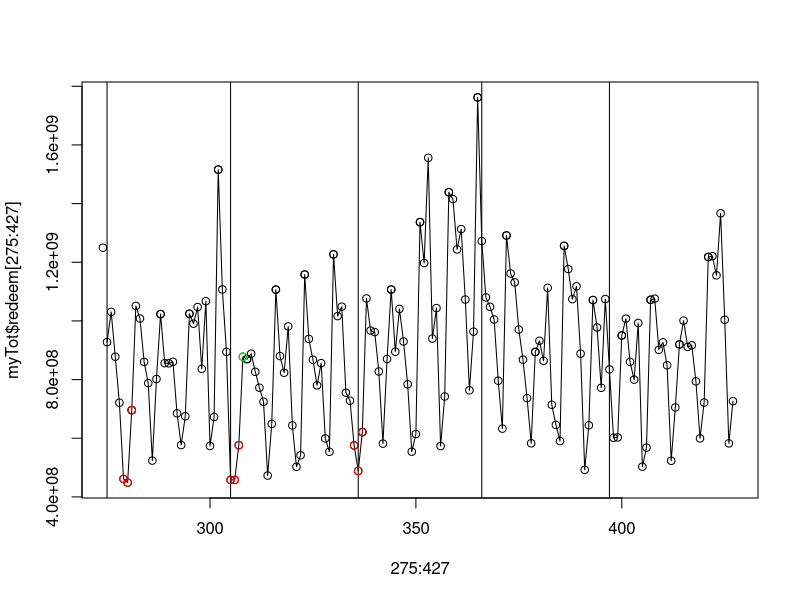
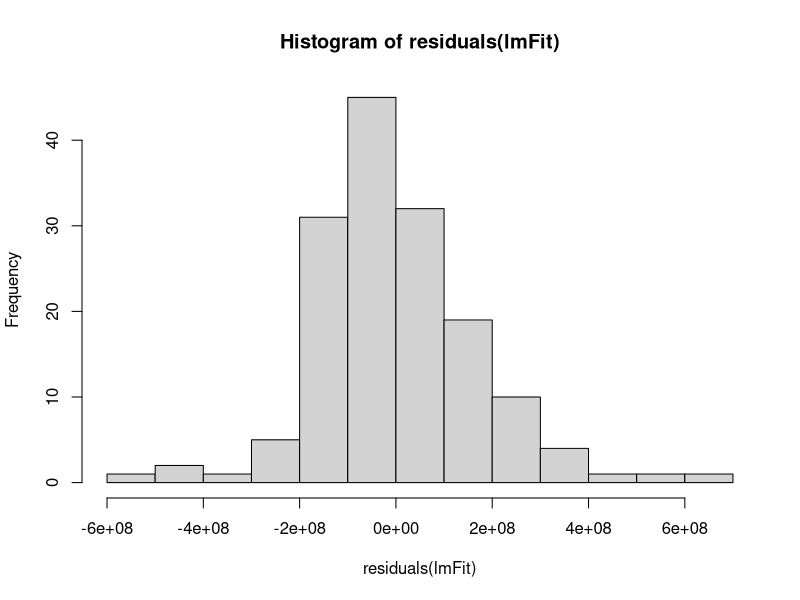
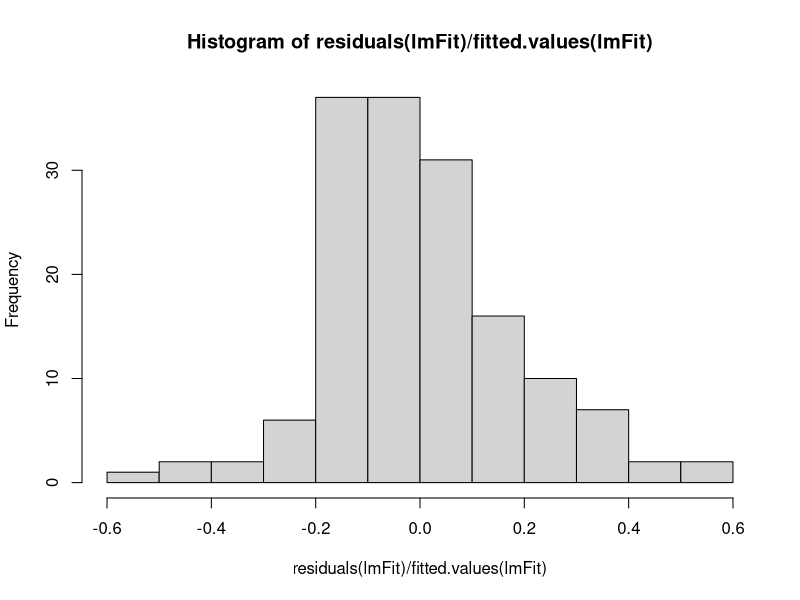
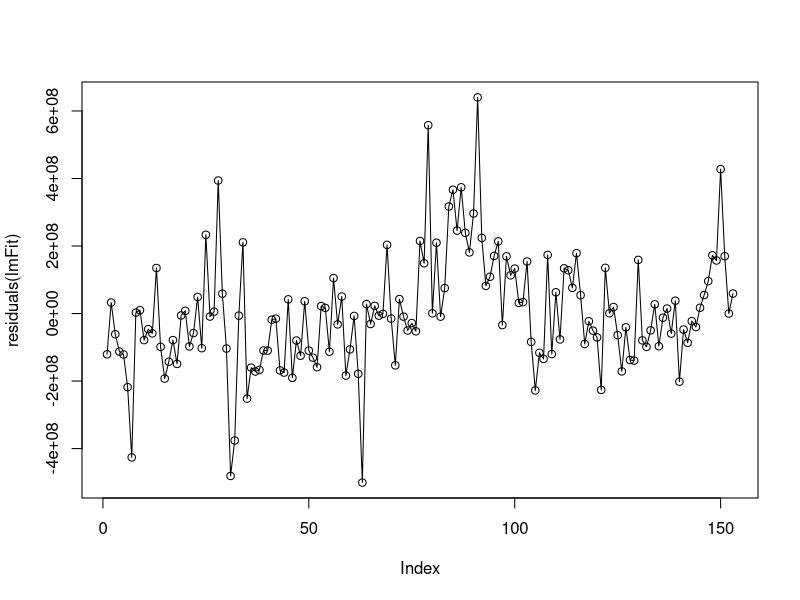
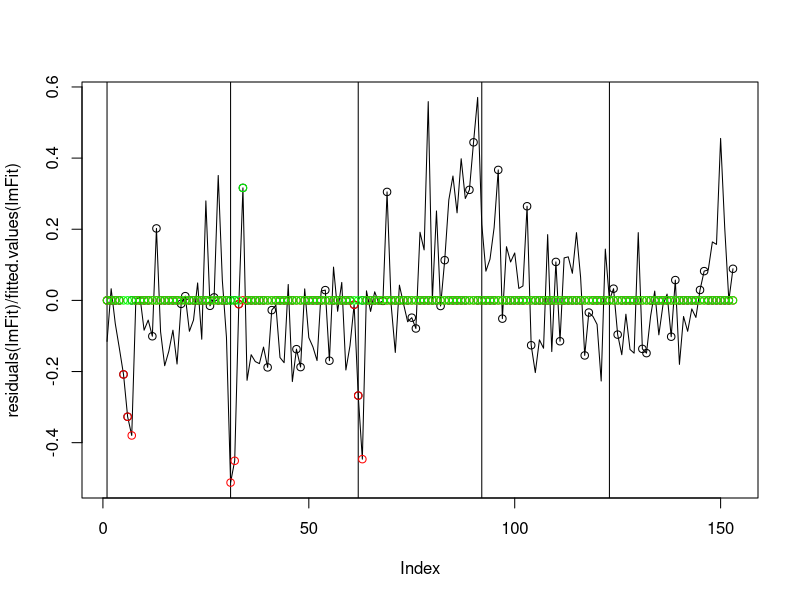
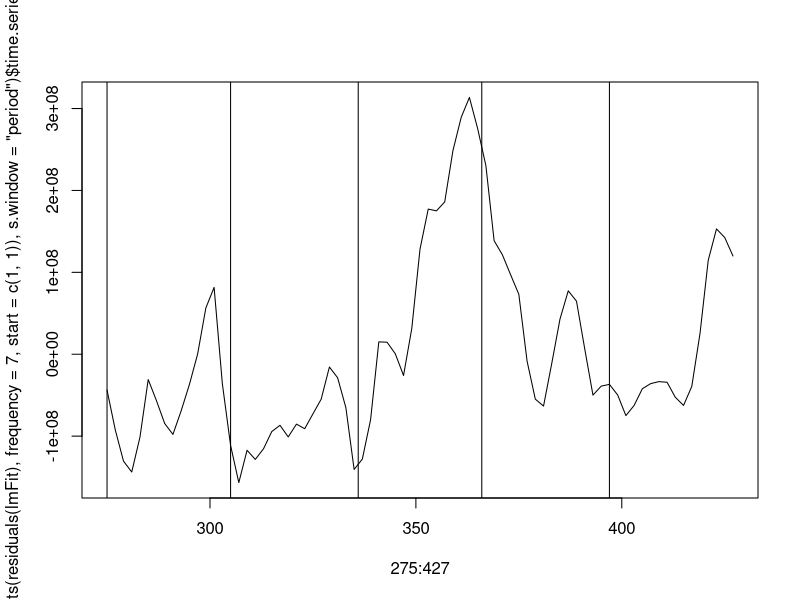
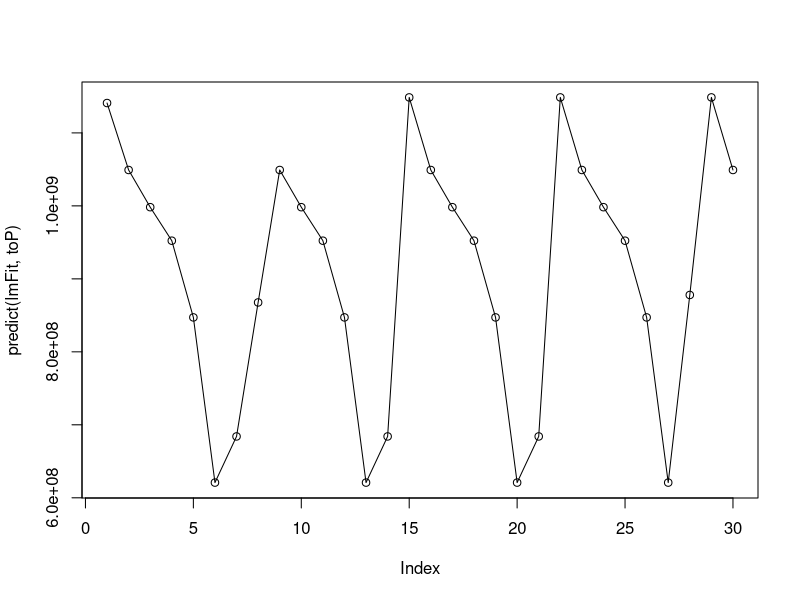
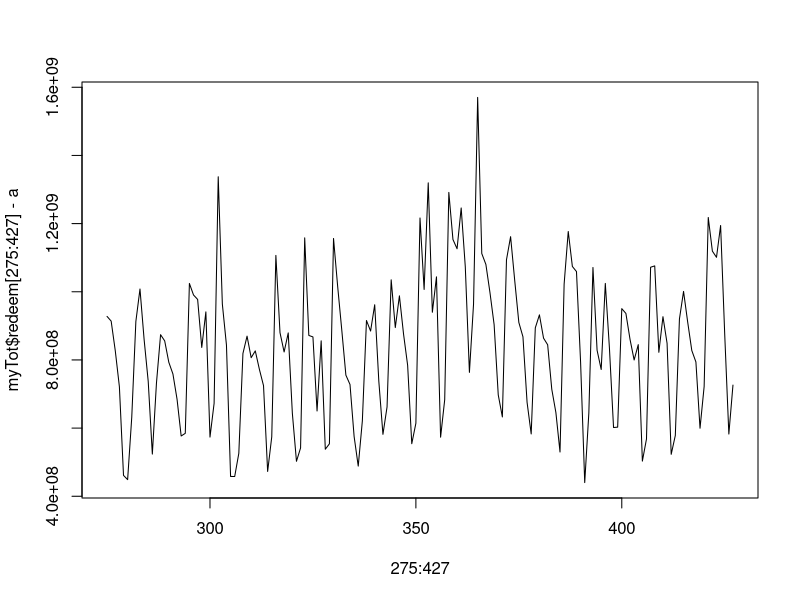

Source code (R) for these figures, in order: (Note: this script raises an error after producing the figures.)
library("forecast")
myTot=read.csv("myTot.csv",header=FALSE)
myTot=myTot[,-4]
names(myTot)=c("report_date","purchase","redeem")
myTot$purchase=as.numeric(myTot$purchase)
myTot$redeem=as.numeric(myTot$redeem)
myTot$report_date=as.integer(myTot$report_date)
myTot$report_date=as.Date(as.character(myTot$report_date),format="%Y%m%d")

#############假期特征
jiaqitemp=c("2013-09-19","2013-09-20","2013-09-21","2013-10-01","2013-10-02","2013-10-03","2013-10-04","2013-10-05",
            "2013-10-06","2013-10-07","2014-01-01","2014-01-31","2014-02-01","2014-02-02","2014-02-03","2014-02-04",
            "2014-02-05","2014-02-06","2014-04-05","2014-04-06","2014-04-07","2014-05-01","2014-05-02","2014-05-03",
            "2014-05-31","2014-06-01","2014-06-02","2014-09-06","2014-09-07","2014-09-08")
jiaqitemp=as.Date(jiaqitemp)

jiaqi=myTot$report_date %in% jiaqitemp+0
temp=as.Date("20140901",format="%Y%m%d")
sep=temp+0:29
yuceJiaqi=sep %in% jiaqitemp+0

buxiutemp=c("2013-09-22","2013-09-29","2013-10-12","2014-01-26","2014-02-08","2014-05-04","2014-09-28")
buxiutemp=as.Date(buxiutemp)
buxiu=myTot$report_date %in% buxiutemp+0
#周末
xingqi=strftime(myTot$report_date,format="%w")
zhoumo=as.numeric(xingqi%in%c("0","6"))

#月初，每月1号
yuechu=(strftime(myTot$report_date,format="%d")=="01")+0
#########################
sx=ts(myTot$redeem,frequency=7,start=c(1,1))

plot(275:427,myTot$redeem[275:427],type="o")
temp=(strftime(myTot$report_date,format="%d")=="01")
temp2=(1:427)[temp]
abline(v=temp2)
points(1:427,(myTot$redeem*(cycle(sx)==1 +0)),type="p")
points(1:427,(myTot$redeem*jiaqi),type="p",col="red")
points(1:427,(myTot$redeem*buxiu),type="p",col="green")       





#研究残差
##相对误差
myD=data.frame(purchase=sx,seasonaldummy(sx))
myD=myD[275:427,]
lmFit=lm(purchase~S1+S2+S3+S4+S5+S6,data=myD)
temp=ts(1:7,frequency=7,start=c(1,1))
temp=seasonaldummy(temp)
predict(lmFit,data.frame(temp))
hist(residuals(lmFit))
hist(residuals(lmFit)/fitted.values(lmFit))
plot(residuals(lmFit),type="o")
plot(residuals(lmFit)/fitted.values(lmFit),type="l")
temp=(strftime(myTot$report_date,format="%d")=="01")
temp2=(1:427)[temp]
abline(v=temp2-274)
points((residuals(lmFit)/fitted.values(lmFit)*zhoumo[275:427]),type="p")
points((residuals(lmFit)/fitted.values(lmFit)*jiaqi[275:427]),type="p",col="red")
points((residuals(lmFit)/fitted.values(lmFit)*buxiu[275:427]),type="p",col="green")       


plot(275:427,stl(ts(residuals(lmFit),frequency=7,start=c(1,1)),s.window="period")$time.series[,2],type="l")
abline(v=temp2)

myD=data.frame(purchase=sx,seasonaldummy(sx),yuechu,jiaqi,buxiu)
myD=myD[275:427,]
lmFit=lm(purchase~.,myD)

temp=ts(1:30,frequency=7,start=c(1,1))
Pseason=seasonaldummy(temp)

toP=data.frame(Pseason,yuechu=(1:30%in%1) +0,jiaqi=(1:30%in%8) +0,buxiu=(1:30%in%28) +0)
plot(predict(lmFit,toP),type="o")


tuhao=read.csv("tuhao.csv",header=FALSE)
tuhao=tuhao[,c(2,9)]
names(tuhao)=c("report_date","redeem")
tuhao$report_date=as.Date(as.character(tuhao$report_date),format="%Y%m%d")
a=rep(0,427-275+1)
for (i in 1:length(tuhao$report_date)){
        temp=as.integer(tuhao$report_date[i]-as.Date("20140401",format="%Y%m%d")+1)
        a[temp]=a[temp]+tuhao$redeem[i]
}
plot(275:427,myTot$redeem[275:427]-a,type="l")       

plot(myTot$redeem/redeemNum[,2],type="l")





dayu20k=read.csv("dayu20k.csv",header=FALSE)
plot(dayu20k[,2],type="l")
plot(myTot$redeem[275:427]-dayu20k[,2],type="l")
plot(myTot$redeem[275:427],type="l")



(myTot$redeem[279]+myTot$redeem[335])/2
(myTot$redeem[280]+myTot$redeem[336])/2
(myTot$redeem[281]+myTot$redeem[337])/2
